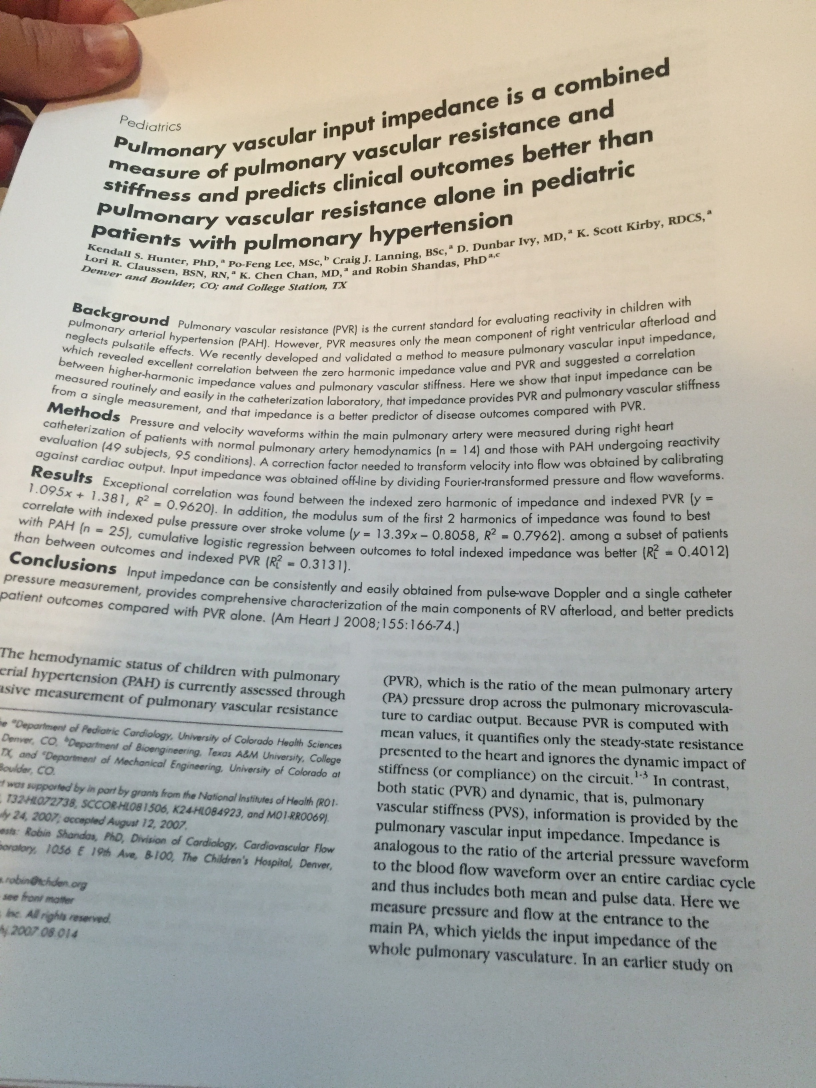
#> input picture opencv/ImageProc/PaperIM.JPG, 2448 x 3264 px, found by its file name (shown at 1/3 size)
$ python AdaptThresh.py
#> lines starting #> are read from the running program, lines starting #| are printed output that depends on the picture; after the words box and inside, x2 and y2 are one past the last pixel; in counts of white or black regions, pixels touching at a corner belong together
import cv2
import numpy as np
from matplotlib import pyplot as plt

# read in image in grayscale
img = cv2.imread('PaperIM.JPG',0)
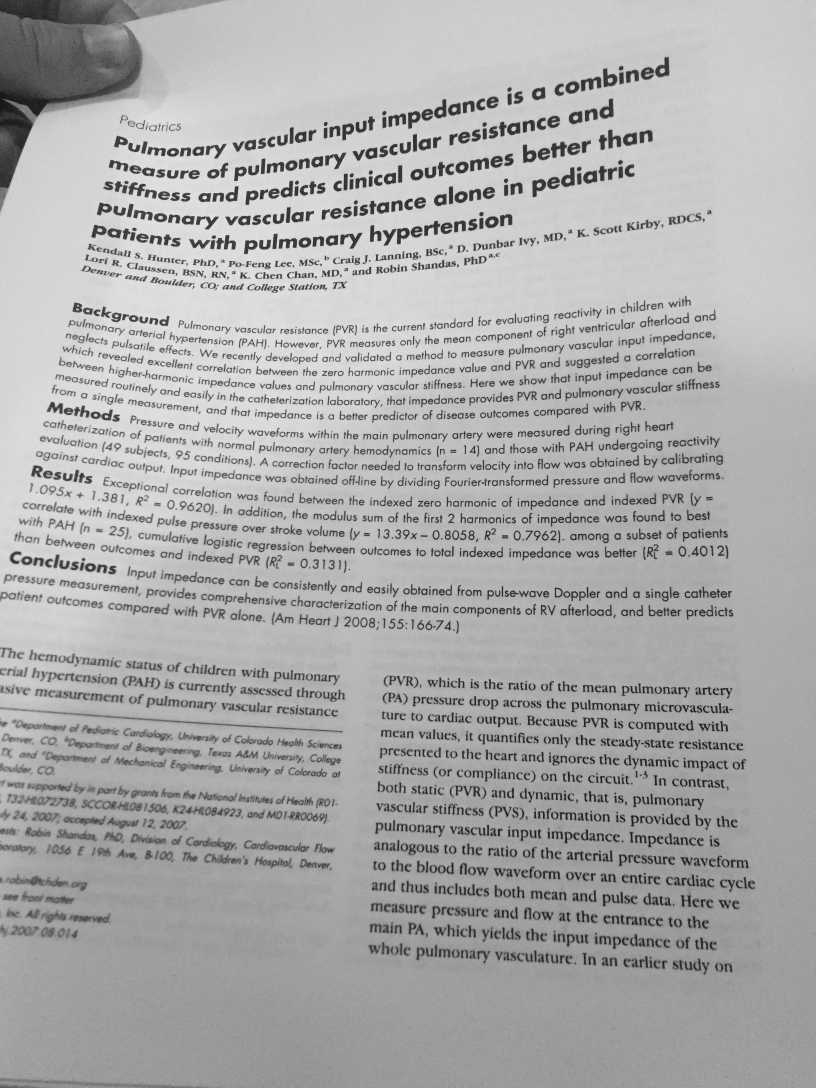
#> img: shape (3264, 2448) (shown at 1/3 size); min 0, max 245, mean 171.3
print("Image type: " + str(img.dtype))
#| Image type: uint8
# resize image to fit screen (used when using cv2.imshow)
# img = cv2.resize(img,(0,0),fx=0.2, fy=0.2)

# display image
# cv2.imshow('original',img)

# perform a median blur on the image
img = cv2.medianBlur(img,5)

# display processed image
# cv2.imshow('Processed',img)

ret, th1 = cv2.threshold(img,127,255,cv2.THRESH_BINARY)
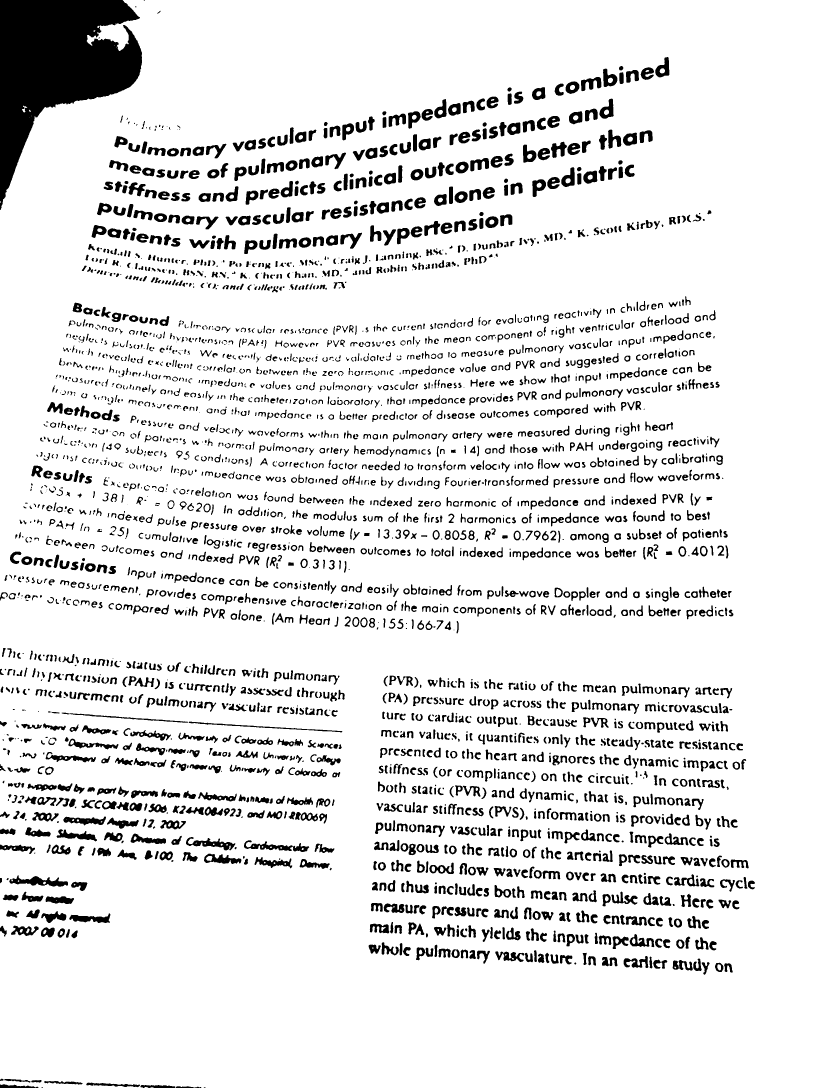
#> th1: shape (3264, 2448) (shown at 1/3 size); 89.2% white; 3731 black regions (419 under 20 px), largest, box (x1, y1, x2, y2) and area: (0, 0, 426, 630) 136723, (28, 2626, 204, 2660) 2845, (732, 2521, 928, 2556) 2557

# syntax for adaptive thresholding:
# output = cv2.adaptiveThreshold(image,maxValue, adaptive method, threshold type, blocksize, C)

# maxValue - non-zero value assigned to the pizels for which the condition is satisfied

# C - constant subtracted from the mean or weighted mean

th2 = cv2.adaptiveThreshold(img,255,cv2.ADAPTIVE_THRESH_MEAN_C,\
    cv2.THRESH_BINARY,11,2)
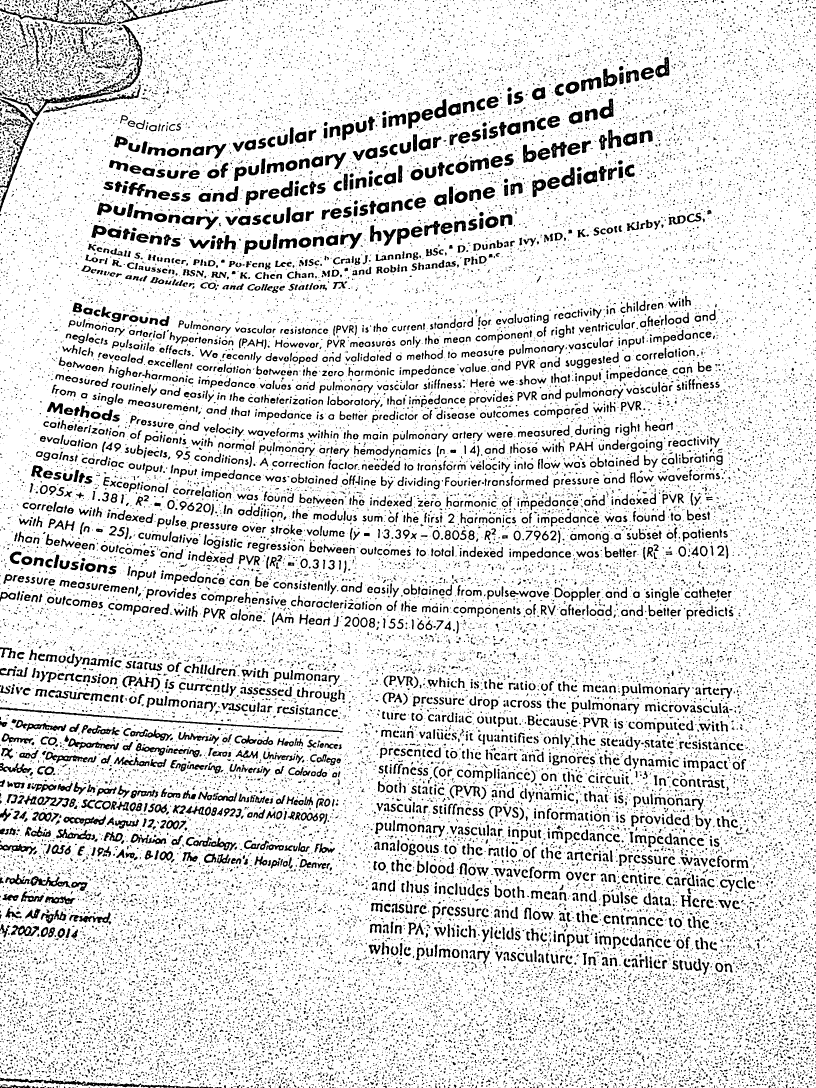
#> th2: shape (3264, 2448) (shown at 1/3 size); 86.3% white; 38285 black regions (31485 under 20 px), largest, box (x1, y1, x2, y2) and area: (0, 237, 381, 637) 8118, (0, 2121, 1029, 2198) 4833, (0, 3233, 597, 3264) 4123
th3 = cv2.adaptiveThreshold(img,255,cv2.ADAPTIVE_THRESH_GAUSSIAN_C,\
    cv2.THRESH_BINARY,11,2)
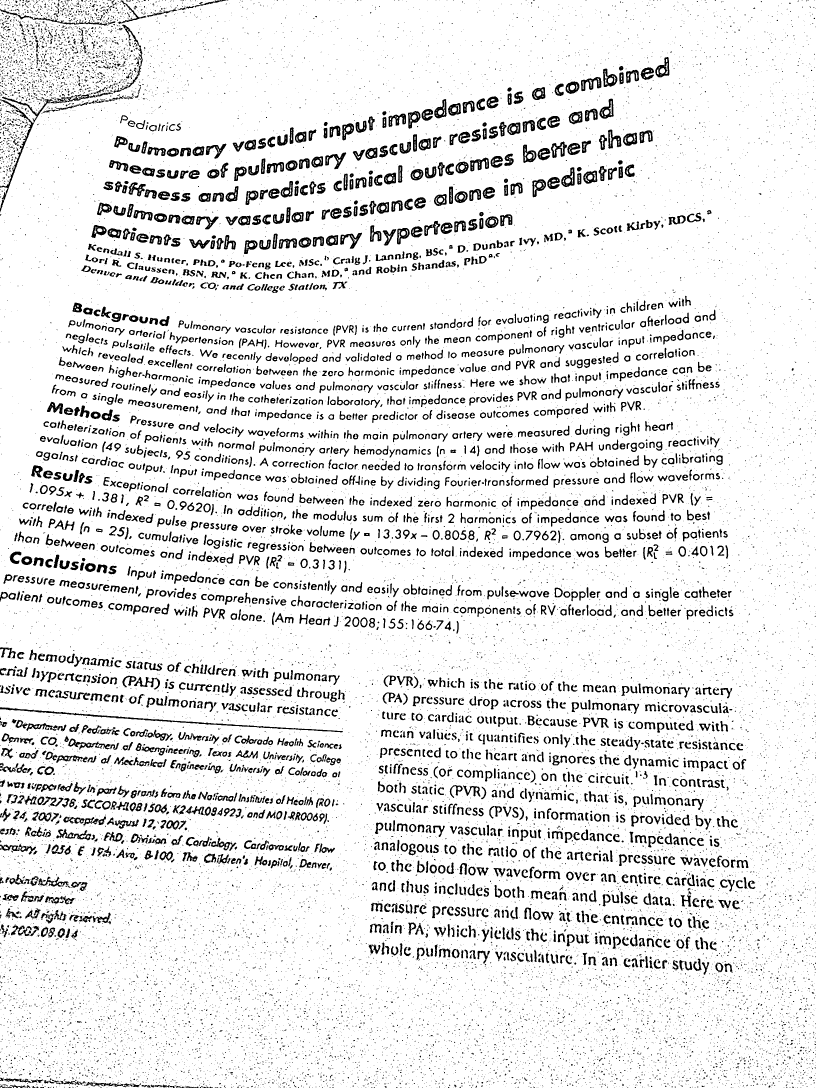
#> th3: shape (3264, 2448) (shown at 1/3 size); 89.9% white; 24396 black regions (20624 under 20 px), largest, box (x1, y1, x2, y2) and area: (0, 2122, 1029, 2197) 4335, (0, 290, 158, 637) 3564, (0, 26, 347, 77) 1620

titles = ['Original Image', 'Global Thresholding (v=127)',\
    'Adaptive Mean Thresholding', 'Adaptive Gaussian Thresholding']
images = [img, th1, th2, th3]

for i in range(4):
  plt.subplot(2,2,i+1), plt.imshow(images[i],'gray')
  plt.title(titles[i])
  plt.xticks([]), plt.yticks([])

plt.show()
# cv2.waitKey(0) & 0xFF
# cv2.destroyAllWindows()
